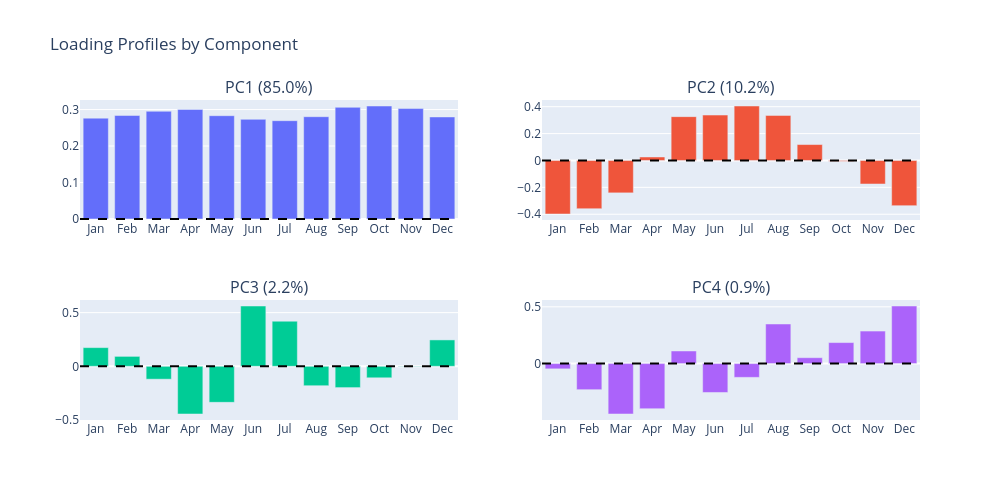

Notebook code for this chart:
### Markdown cell above
### Cell 15: Loading Profiles as Bar Charts

This cell creates **bar charts** for each principal component's loadings, displayed as separate subplots.

**Why Bar Charts?**
While heatmaps show the overall pattern, bar charts allow:
- Precise comparison of loading magnitudes
- Easy identification of which months load positively vs. negatively
- Clear visualization of the loading "profile" for each component

**Interpreting Each Component:**

**PC1 (≈85% variance):**
- If all bars are roughly equal height and same direction → "Average/Level" component
- A city with high PC1 score is warmer across ALL months

**PC2 (≈10% variance):**
- If summer months positive and winter months negative → "Seasonality/Contrast" component
- High PC2 = large summer-winter temperature difference (continental climate)
- Low PC2 = small seasonal variation (maritime/oceanic climate)

**PC3, PC4:**
- Typically capture subtler patterns like:
  - Spring vs. fall asymmetry
  - Specific monthly anomalies
- Usually explain <5% variance each

**The Zero Line:**
The dashed horizontal line at y=0 helps identify sign changes. Sign flips indicate which variables move in opposite directions along that component.

### Code cell
# Loadings as line profiles (easier to interpret seasonal patterns)
fig = make_subplots(rows=2, cols=2, subplot_titles=[
    f'PC1 ({explained_var[0]*100:.1f}%)', f'PC2 ({explained_var[1]*100:.1f}%)',
    f'PC3 ({explained_var[2]*100:.1f}%)', f'PC4 ({explained_var[3]*100:.1f}%)'
])

colors = ['#636EFA', '#EF553B', '#00CC96', '#AB63FA']
for i, (col, c) in enumerate(zip(['PC1', 'PC2', 'PC3', 'PC4'], colors)):
    row, col_idx = (i // 2) + 1, (i % 2) + 1
    fig.add_trace(go.Bar(x=month_cols, y=loadings_df[col], marker_color=c, name=col),
                  row=row, col=col_idx)
    fig.add_hline(y=0, line_dash='dash', line_color='black', row=row, col=col_idx)

fig.update_layout(height=500, width=1000, showlegend=False,
                  title_text='Loading Profiles by Component')
fig.show()

### Figure 1 — Plotly figure (JSON) as saved in the notebook; plotly's stock layout.template omitted (floating-point values rounded to 4 significant figures)
{"data": [{"marker": {"color": "#636EFA"}, "name": "PC1", "type": "bar", "x": ["Jan", "Feb", "Mar", "Apr", "May", "Jun", "Jul", "Aug", "Sep", "Oct", "Nov", "Dec"], "xaxis": "x", "y": [0.2765, 0.2838, 0.2953, 0.3004, 0.2832, 0.2732, 0.2695, 0.2804, 0.3061, 0.3097, 0.3027, 0.2797], "yaxis": "y"}, {"marker": {"color": "#EF553B"}, "name": "PC2", "type": "bar", "x": ["Jan", "Feb", "Mar", "Apr", "May", "Jun", "Jul", "Aug", "Sep", "Oct", "Nov", "Dec"], "xaxis": "x2", "y": [-0.3981, -0.3587, -0.2408, 0.02607, 0.326, 0.3378, 0.4051, 0.3351, 0.1185, -0.006273, -0.1749, -0.3359], "yaxis": "y2"}, {"marker": {"color": "#00CC96"}, "name": "PC3", "type": "bar", "x": ["Jan", "Feb", "Mar", "Apr", "May", "Jun", "Jul", "Aug", "Sep", "Oct", "Nov", "Dec"], "xaxis": "x3", "y": [0.174, 0.09244, -0.1202, -0.4445, -0.3359, 0.5618, 0.4203, -0.1811, -0.1985, -0.1072, -0.003145, 0.2457], "yaxis": "y3"}, {"marker": {"color": "#AB63FA"}, "name": "PC4", "type": "bar", "x": ["Jan", "Feb", "Mar", "Apr", "May", "Jun", "Jul", "Aug", "Sep", "Oct", "Nov", "Dec"], "xaxis": "x4", "y": [-0.04649, -0.2299, -0.4441, -0.3977, 0.1111, -0.2545, -0.1214, 0.3487, 0.05179, 0.1849, 0.2865, 0.5071], "yaxis": "y4"}], "layout": {"annotations": [{"font": {"size": 16}, "showarrow": false, "text": "PC1 (85.0%)", "x": 0.225, "xanchor": "center", "xref": "paper", "y": 1, "yanchor": "bottom", "yref": "paper"}, {"font": {"size": 16}, "showarrow": false, "text": "PC2 (10.2%)", "x": 0.775, "xanchor": "center", "xref": "paper", "y": 1, "yanchor": "bottom", "yref": "paper"}, {"font": {"size": 16}, "showarrow": false, "text": "PC3 (2.2%)", "x": 0.225, "xanchor": "center", "xref": "paper", "y": 0.375, "yanchor": "bottom", "yref": "paper"}, {"font": {"size": 16}, "showarrow": false, "text": "PC4 (0.9%)", "x": 0.775, "xanchor": "center", "xref": "paper", "y": 0.375, "yanchor": "bottom", "yref": "paper"}], "height": 500, "shapes": [{"line": {"color": "black", "dash": "dash"}, "type": "line", "x0": 0, "x1": 1, "xref": "x domain", "y0": 0, "y1": 0, "yref": "y"}, {"line": {"color": "black", "dash": "dash"}, "type": "line", "x0": 0, "x1": 1, "xref": "x2 domain", "y0": 0, "y1": 0, "yref": "y2"}, {"line": {"color": "black", "dash": "dash"}, "type": "line", "x0": 0, "x1": 1, "xref": "x3 domain", "y0": 0, "y1": 0, "yref": "y3"}, {"line": {"color": "black", "dash": "dash"}, "type": "line", "x0": 0, "x1": 1, "xref": "x4 domain", "y0": 0, "y1": 0, "yref": "y4"}], "showlegend": false, "title": {"text": "Loading Profiles by Component"}, "width": 1000, "xaxis": {"anchor": "y", "domain": [0, 0.45]}, "xaxis2": {"anchor": "y2", "domain": [0.55, 1]}, "xaxis3": {"anchor": "y3", "domain": [0, 0.45]}, "xaxis4": {"anchor": "y4", "domain": [0.55, 1]}, "yaxis": {"anchor": "x", "domain": [0.625, 1]}, "yaxis2": {"anchor": "x2", "domain": [0.625, 1]}, "yaxis3": {"anchor": "x3", "domain": [0, 0.375]}, "yaxis4": {"anchor": "x4", "domain": [0, 0.375]}}}
